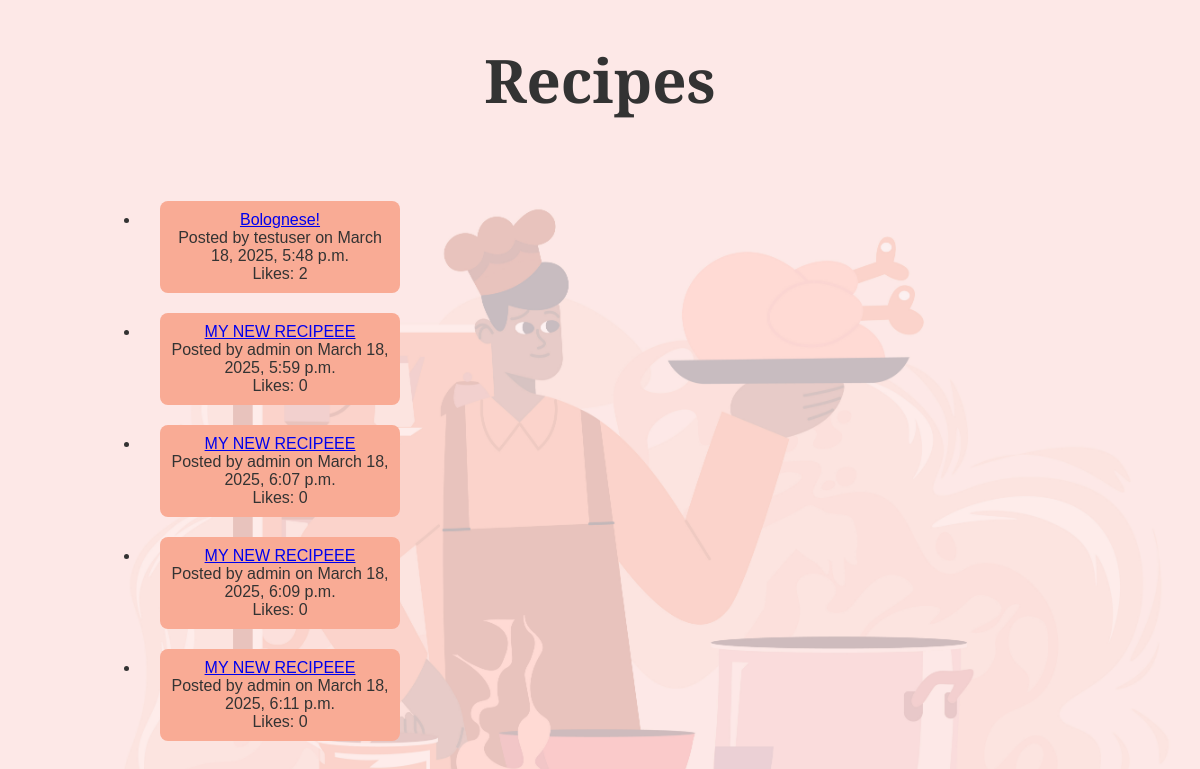
The app's page /recipes/ with its own data.
### recipeBlog/models.py (models this page shows)
class Recipe(models.Model):
    title = models.CharField(max_length=200)
    body = models.TextField()
    created_at = models.DateTimeField(auto_now_add=True)
    author = models.ForeignKey(User, on_delete=models.CASCADE)
    likes = models.ManyToManyField(User, related_name='likes', blank=True)

### recipeBlog/views.py (the view)
# urls.py: path('', views.RecipeListView.as_view(), name='recipe-list'),
class RecipeListView(generic.ListView):
    model = Recipe
    context_object_name = 'recipes'
    template_name = 'recipe_list.html'
    paginate_by = 5

### recipeBlog/templates/recipe_list.html
{% extends 'base.html' %}
{% block content %}
<ul>
  {% for recipe in recipes %}
  <li>
    <div class="recipe-card">
      <a href="{% url 'recipe-detail' recipe.id %}">{{ recipe.title }}</a>
      <p>Posted by {{ recipe.author.username }} on {{ recipe.created_at }}</p>
      <p>Likes: {{ recipe.likes.count }}</p>
    </div>
  </li>
  {% endfor %}
</ul>
{% endblock %}

### recipeBlog/templates/base.html (shortened to what this page needs)
<!DOCTYPE html>
<html lang="en">
<head>
  {% load static %}
  <link rel="stylesheet" href="{% static 'css/styles.css' %}">
</head>
<body>
<div class="container">
  <header>
    <h1>{% block header %}Recipes{% endblock %}</h1>
  </header>
  <div class="recipes">
    {% block content %}{% endblock %}
  </div>
</div>
</body>
</html>

### recipeBlog/static/css/styles.css (style rules this page uses)
* { margin: 0; padding: 0; box-sizing: border-box; }
body { background-image: url('backend/django/recipeBlog/static/images/background.jpg'); background-size: cover; background-position: center; background-repeat: no-repeat; font-family: 'Baskervville', sans-serif; color: #333; display: flex; justify-content: center; align-items: center; height: 100vh; }
.container { padding: 20px; border-radius: 8px; width: 80%; max-width: 1000px; text-align: center; align-items: center; }
h1 { font-size: 60px; margin-bottom: 80px; }
.recipe-card { margin: 20px; padding: 10px; width: 240px; display: grid; justify-content: center; transition: transform 0.3s ease-in-out; background-color: #f9ab95; border-radius: 8px; }

### records on screen
Recipe: title "Bolognese!", author.username "testuser", created_at "March 18, 2025, 5:48 p.m.", likes.count "2"
Recipe: title "MY NEW RECIPEEE", author.username "admin", created_at "March 18, 2025, 5:59 p.m.", likes.count "0"
Recipe: title "MY NEW RECIPEEE", author.username "admin", created_at "March 18, 2025, 6:07 p.m.", likes.count "0"
Recipe: title "MY NEW RECIPEEE", author.username "admin", created_at "March 18, 2025, 6:09 p.m.", likes.count "0"
Recipe: title "MY NEW RECIPEEE", author.username "admin", created_at "March 18, 2025, 6:11 p.m.", likes.count "0"
